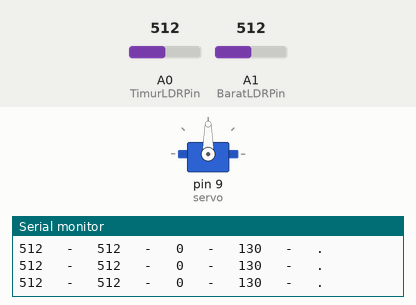
The sketch below on a simulated Arduino Uno, built with avr-gcc and run on an emulated ATmega328P. Shown: servo, the last lines printed to the serial monitor. The test bench sets the inputs (shaded band); at power-on: A0 (TimurLDRPin) = 512, A1 (BaratLDRPin) = 512.

Above: at 1.2 s.
1.3 s: A0 (TimurLDRPin) set to 495
At 1.46 s:
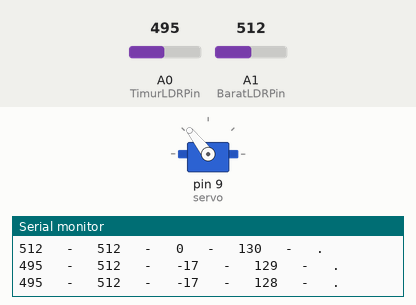
4.3 s: A1 (BaratLDRPin) set to 493
At 4.3 s:
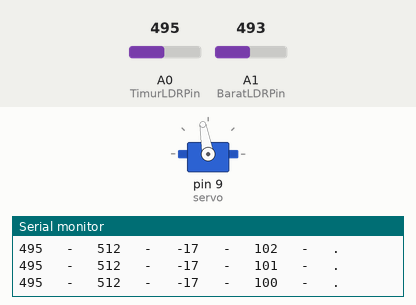
7.3 s: A1 (BaratLDRPin) set to 511
At 10.1 s:
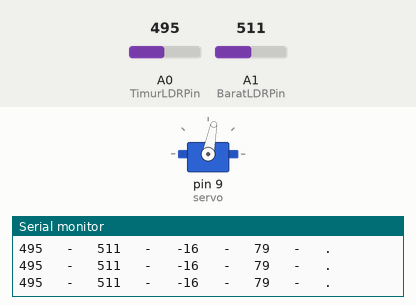
10.3 s: A1 (BaratLDRPin) set to 390
At 12.58 s:
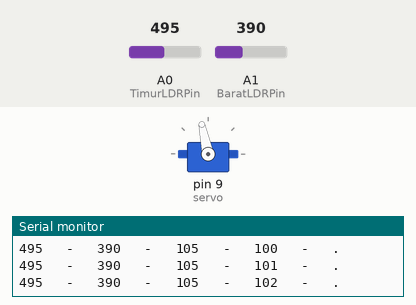
13.3 s: A0 (TimurLDRPin) set to 987
16.3 s: A0 (TimurLDRPin) set to 1013
Timing chart, 0 to 21.9 s (numbered marks = the images above; inputs shaded):
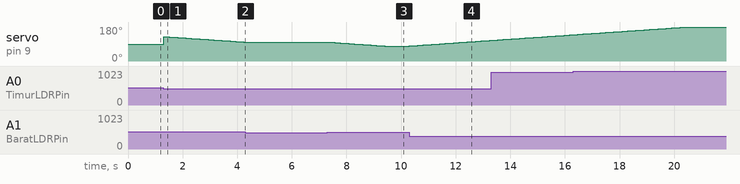

Measured:
- the behaviour switches between 502 and 501 on A0 (TimurLDRPin) (found by bisection; images 0 and 1)
- the behaviour switches between 506 and 505 on A1 (BaratLDRPin) (found by bisection; images 1 and 2)
- after the input at 1.3 s, servo on pin 9 (servo): 90° → 129° at once, → 128° 0.10 s later, → 127° 0.10 s later, → 126° 0.10 s later, … (30 changes in this stretch)
- after the input at 4.3 s, servo on pin 9 (servo): stays 100° (without the input it goes to 99° after 0.05 s)
- after the input at 7.3 s, servo on pin 9 (servo): moves from 100° to 79° over 2.0 s, starting after 0.08 s
- after the input at 10.3 s, servo on pin 9 (servo): moves from 79° to 109° over 2.9 s, starting at once

The sketch:

Sola_Sun_Tracker.ino
```cpp
#include <Servo.h>
Servo servo;
int TimurLDRPin = A0;
int BaratLDRPin = A1;
int TLDR = 0; //Variabel untuk menyimpan pembacaan LDR
int BLDR = 0;
int perbedaan = 0; //Variabel untuk membandingkan LDR timur dan LDR barat
int error = 10;  // Variabel jika ada perbedaan mencolok antara dua LDR tersebut
int servoSet = 130; //Variabel untuk posisi servo - akan berbeda untuk setiap servo
void setup() {
 servo.attach(9);   //menghubungkan objek servo ke pin PWM 9
 Serial.begin(9600);
}
void loop() {
 TLDR = analogRead(TimurLDRPin); //Baca nilai LDR
 BLDR = analogRead(BaratLDRPin);
 if (TLDR < 400 && BLDR < 400) {  //Periksa apakah ada cahaya redup pada dua LDR
   while (servoSet<=180 && servoSet>=80) {   // jika benar, loop ini kirim panel kembali ke timur untuk matahari terbit
  servoSet ++;
  servo.write(servoSet);
  delay(100);
   }
 }
 perbedaan = TLDR - BLDR ; //Cek perbedaan nilai antara dua LDR
 if (perbedaan > 10) {        //Kirim panel ke arah LDR dengan pembacaan yang lebih tinggi
   if (servoSet <= 180) {
  servoSet ++;
  servo.write(servoSet);
   }
 } else if (perbedaan < -10) {
   if (servoSet >= 80) {
  servoSet --;
  servo.write(servoSet);
   }
 }
 Serial.print(TLDR);
 Serial.print("   -   ");
 Serial.print(BLDR);
 Serial.print("   -   ");
 Serial.print(perbedaan);
 Serial.print("   -   ");
 Serial.print(servoSet);
 Serial.print("   -   ");
 Serial.println(".");
 delay(100);}
```
